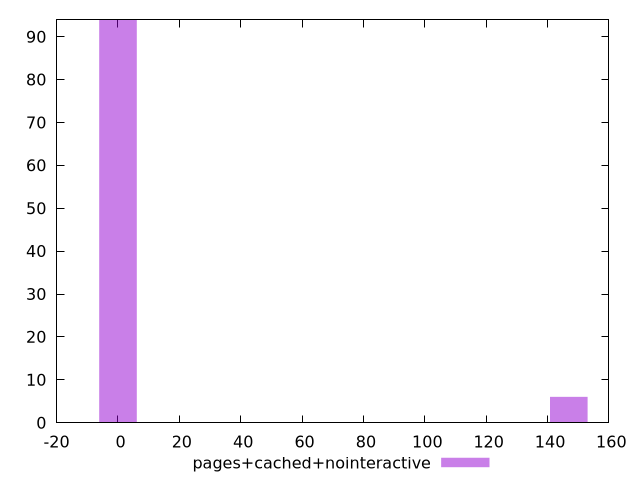

This figure's gnuplot source:
$_pagesCachedNointeractive <<EOF
0 94
146.93872128453393 6
EOF
set key outside below
set terminal pngcairo
set output "report_00005_2020-11-02T22-26-11.212Z/unminified-css/pages+cached+nointeractive//raw_hist.png"
set yrange [0:94]
set boxwidth 12.244893440377826
set style fill transparent solid 0.5 noborder
plot $_pagesCachedNointeractive title "pages+cached+nointeractive" with boxes ,
